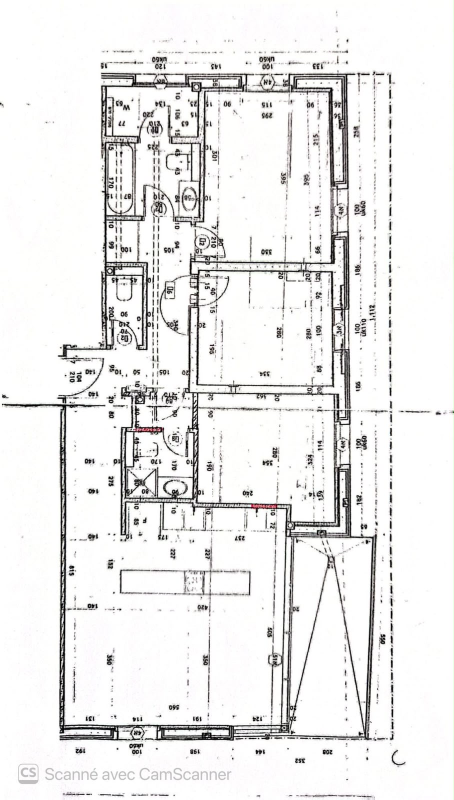
#> input picture s2rv9/samples/original_scan.jpeg, 908 x 1600 px (shown at 1/2 size)
$ python lines.py samples/original_scan.jpeg samples/original_scan.jpeg
#> lines starting #> are read from the running program, lines starting #| are printed output that depends on the picture; after the words box and inside, x2 and y2 are one past the last pixel; in counts of white or black regions, pixels touching at a corner belong together
"""S2Rv9 step 1: find thin straight horizontal and vertical lines in a scan.

In a scanned plan a wall is two thin black lines with light grey between
them (see DRAWING_RULES.md), so walls are found by first finding lines and
then pairing them. This module does the first half.

numpy + pillow only: the Windows Python on the Revit machine has no OpenCV.
"""
import sys

import numpy as np
from PIL import Image, ImageDraw


def load_gray(path):
    img = Image.open(path)
    if img.mode in ("RGBA", "LA", "P"):
        img = img.convert("RGBA")
        white = Image.new("RGBA", img.size, (255, 255, 255, 255))
        img = Image.alpha_composite(white, img)
    return np.asarray(img.convert("L"), dtype=np.uint8)


def estimate_skew(gray, ink=160, max_deg=2.0, step=0.05):
    """Rotation (degrees) that makes the plan's lines most axis-aligned.

    A phone scan is rarely perfectly square. For each candidate angle the
    ink is rotated and projected onto rows and columns; straight lines give
    sharp spikes, so the angle with the highest projection variance wins.
    Done on a half-size image for speed.
    """
    small = Image.fromarray(((gray < ink) * 255).astype(np.uint8))
    small = small.resize((small.width // 2, small.height // 2))
    best, best_score = 0.0, -1.0
    for deg in np.arange(-max_deg, max_deg + step / 2, step):
        rot = np.asarray(small.rotate(deg, resample=Image.BILINEAR, fillcolor=0), dtype=np.float32)
        score = rot.sum(axis=1).var() + rot.sum(axis=0).var()
        if score > best_score:
            best, best_score = float(deg), score
    return round(best, 3)


def deskew(gray, deg):
    if abs(deg) < 1e-6:
        return gray
    img = Image.fromarray(gray).rotate(deg, resample=Image.BICUBIC, fillcolor=255)
    return np.asarray(img, dtype=np.uint8)


def _row_runs(dark_row, min_len, max_gap):
    """(start, end) of dark runs in one row, bridging gaps up to max_gap."""
    idx = np.flatnonzero(dark_row)
    if idx.size == 0:
        return []
    breaks = np.flatnonzero(np.diff(idx) > max_gap + 1)
    starts = np.concatenate(([idx[0]], idx[breaks + 1]))
    ends = np.concatenate((idx[breaks], [idx[-1]]))
    keep = (ends - starts + 1) >= min_len
    return list(zip(starts[keep].tolist(), ends[keep].tolist()))


def _stack_runs(runs_by_row, max_row_gap=1, min_overlap=0.6):
    """Join runs in neighbouring rows into lines with a stroke thickness.

    A scanned stroke is 2-3 px thick, so the same line shows up as a run in
    several consecutive rows. Runs join when their rows are adjacent and they
    overlap along the line by min_overlap of the shorter one.
    """
    open_lines = []   # each: [row0, row1, a0, a1]
    done = []
    for row in sorted(runs_by_row):
        still_open = []
        used = set()
        for ln in open_lines:
            if row - ln[1] > max_row_gap + 1:
                done.append(ln)
                continue
            matched = False
            for k, (a, b) in enumerate(runs_by_row[row]):
                if k in used:
                    continue
                ov = min(b, ln[3]) - max(a, ln[2])
                if ov >= min_overlap * min(b - a, ln[3] - ln[2]):
                    ln[1] = row
                    ln[2] = min(ln[2], a)
                    ln[3] = max(ln[3], b)
                    used.add(k)
                    matched = True
                    break
            still_open.append(ln)
        for k, (a, b) in enumerate(runs_by_row[row]):
            if k not in used:
                still_open.append([row, row, a, b])
        open_lines = still_open
    return done + open_lines


def ridge_mask(gray, across_axis, reach=3, contrast=25, ink=200):
    """Pixels darker than their surroundings on both sides, across a line.

    A wall's edge line has paper on one side and grey fill on the other, and
    is darker than both. The fill between the two edge lines is not darker
    than its neighbours - they are the black edge lines - so it drops out.
    That holds whether the scan made the fill light or nearly black, which a
    plain "dark = ink" threshold does not.

    across_axis=0 compares pixels above and below (finds horizontal lines);
    across_axis=1 compares left and right (finds vertical lines).
    """
    g = gray.astype(np.int16)
    pad = np.pad(g, reach, mode="edge")
    h, w = g.shape
    if across_axis == 0:
        before = pad[0:h, reach:reach + w]
        after = pad[2 * reach:2 * reach + h, reach:reach + w]
    else:
        before = pad[reach:reach + h, 0:w]
        after = pad[reach:reach + h, 2 * reach:2 * reach + w]
    return (g < ink) & (g <= np.minimum(before, after) - contrast)


def find_lines(gray, min_len=20, max_gap=2, max_stroke=20, solid_ink=100):
    """Horizontal and vertical lines as dicts, each with a stroke width in px.

    Two kinds of ink count:
      - ridges: a pen line darker than both sides (see ridge_mask) - the
        thin double lines of interior walls;
      - solid dark stripes (< solid_ink): several lines packed so tight they
        print as one band, e.g. an exterior wall's structure line with its
        cladding lines against it. Inside such a stripe nothing is darker
        than its neighbours, so ridge_mask alone loses the whole facade.

    min_len:    shorter runs are text, ticks or noise.
    max_gap:    scan dropouts bridged along a line.
    max_stroke: wider than this is a filled area (a room hatch, a logo).
    """
    out = []
    solid = gray < solid_ink
    for axis, grid in (("h", ridge_mask(gray, 0) | solid), ("v", (ridge_mask(gray, 1) | solid).T)):
        runs = {}
        for r in range(grid.shape[0]):
            rr = _row_runs(grid[r], min_len, max_gap)
            if rr:
                runs[r] = rr
        for r0, r1, a0, a1 in _stack_runs(runs):
            stroke = r1 - r0 + 1
            if stroke > max_stroke:
                continue
            pos = (r0 + r1) / 2.0
            out.append({"axis": axis, "pos": pos, "a0": a0, "a1": a1,
                        "len": a1 - a0 + 1, "stroke": stroke})
    return out


def join_collinear(lines, pos_tol=2.0, max_gap=8, min_len=30):
    """Join pieces of the same line that the scan broke apart.

    Pieces on the same axis whose positions differ by at most pos_tol px and
    whose ends are at most max_gap px apart become one line. Whatever is
    still shorter than min_len afterwards is text, ticks or noise.
    """
    out = []
    for axis in ("h", "v"):
        group = sorted((l for l in lines if l["axis"] == axis), key=lambda l: l["pos"])
        # bucket by position, then sweep each bucket along the line
        buckets = []
        for ln in group:
            if buckets and ln["pos"] - buckets[-1][-1]["pos"] <= pos_tol:
                buckets[-1].append(ln)
            else:
                buckets.append([ln])
        for bucket in buckets:
            bucket.sort(key=lambda l: l["a0"])

            def close(cur, members, inked):
                cur["pos"] = sum(members) / len(members)
                cur["len"] = cur["a1"] - cur["a0"] + 1
                cur["solid"] = min(1.0, inked / float(cur["len"]))
                out.append(cur)

            cur = dict(bucket[0])
            members = [cur["pos"]]
            inked = cur["len"]
            for ln in bucket[1:]:
                if ln["a0"] - cur["a1"] <= max_gap:
                    inked += max(0, ln["a1"] - max(ln["a0"], cur["a1"] + 1) + 1)
                    cur["a1"] = max(cur["a1"], ln["a1"])
                    cur["stroke"] = max(cur["stroke"], ln["stroke"])
                    members.append(ln["pos"])
                else:
                    close(cur, members, inked)
                    cur = dict(ln)
                    members = [cur["pos"]]
                    inked = cur["len"]
            close(cur, members, inked)
    return [l for l in out if l["len"] >= min_len]


def pen_darkness(gray, ln, reach=3, step=3):
    """How black the pen is along a line: median of its 2 darkest pixels across.

    Walls are drawn with a heavy black pen (8-74 on the sample scan);
    dimension lines and furniture with a lighter one (107-164).
    """
    p = int(round(ln["pos"]))
    h, w = gray.shape
    vals = []
    for a in range(int(ln["a0"]), int(ln["a1"]) + 1, step):
        if ln["axis"] == "h":
            prof = gray[max(0, p - reach):p + reach + 1, min(a, w - 1)]
        else:
            prof = gray[min(a, h - 1), max(0, p - reach):p + reach + 1]
        if prof.size >= 2:
            vals.append(np.sort(prof)[:2].mean())
    return float(np.median(vals)) if vals else 255.0


def wall_pen_lines(gray, lines, max_darkness=90.0):
    """Keep only lines drawn with a wall's heavy pen."""
    kept = []
    for ln in lines:
        ln["pen"] = pen_darkness(gray, ln)
        if ln["pen"] <= max_darkness:
            kept.append(ln)
    return kept


def draw_lines(gray, lines, out_png):
    img = Image.fromarray(gray).convert("RGB")
    img = Image.eval(img, lambda v: int(v * 0.45 + 140))
    d = ImageDraw.Draw(img)
    for ln in lines:
        c = (220, 40, 40) if ln["axis"] == "h" else (20, 90, 200)
        if ln["axis"] == "h":
            d.line([(ln["a0"], ln["pos"]), (ln["a1"], ln["pos"])], fill=c, width=2)
        else:
            d.line([(ln["pos"], ln["a0"]), (ln["pos"], ln["a1"])], fill=c, width=2)
    img.save(out_png)


def main(path, out_png):
    gray = load_gray(path)
#> in load_gray, img is the input picture: PIL image 908x1600 RGB; mean R, G, B 235.7, 235.2, 234.6
    skew = estimate_skew(gray)
#> in estimate_skew, `small = Image.fromarray(((gray < ink) * 255).astype(np.uint8))`:
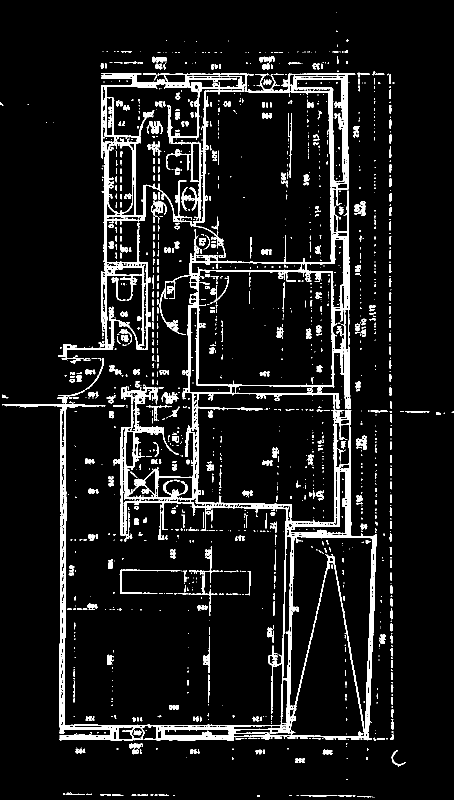
#> small: PIL image 908x1600 L (shown at 1/2 size); 8.2% white; 1560 white regions (1036 under 20 px), largest, box (x1, y1, x2, y2) and area: (4, 146, 754, 1481) 79640, (242, 769, 315, 809) 1148, (319, 556, 372, 670) 687
#> the loop in estimate_skew, `for deg in np.arange(-max_deg, max_deg + step / 2, step):` made 81 passes
#> (score, best, best_score) on passes 1 to 12: (230168752, -2, 230168752), (231474432, -1.95, 231474432), (232955328, -1.9, 232955328), (234655904, -1.85, 234655904), (236717184, -1.8, 236717184), (239058848, -1.75, 239058848), (241647936, -1.7, 241647936), (244523120, -1.65, 244523120), (247606176, -1.6, 247606176), (250980976, -1.55, 250980976), (254525488, -1.5, 254525488), (258151424, -1.45, 258151424)
#> score on passes 38, 39, 42, 43, 44, 45: 347885568, 348215200, 345783104, 337186496, 331858816, 329129984
#> pass 1, in estimate_skew, `rot = np.asarray(small.rotate(deg, resample=Image.BILINEAR, fillcolor=..`:
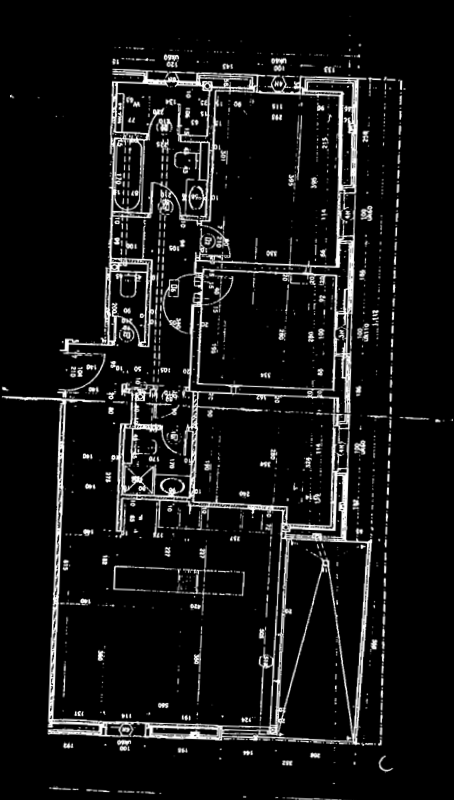
#> rot: shape (800, 454) float32; min 0, max 255, mean 21.2
#> after the loop in estimate_skew, `for deg in np.arange(-max_deg, max_deg + step / 2, step):`: best = 1.78e-15; best_score = 360231840
#> skew = 0
    gray = deskew(gray, skew)
    print("scan rotation corrected: {:+.2f} degrees".format(skew))
#| scan rotation corrected: +0.00 degrees
    raw = find_lines(gray)
#> in find_lines, `solid = gray < solid_ink`:
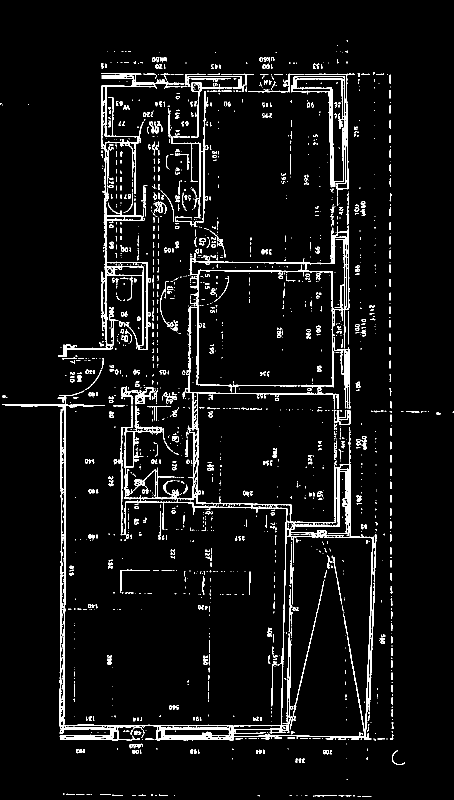
#> solid: shape (1600, 908) bool (shown at 1/2 size); 5.3% white in thin lines or dots
#> in ridge_mask, `pad = np.pad(g, reach, mode="edge")`:
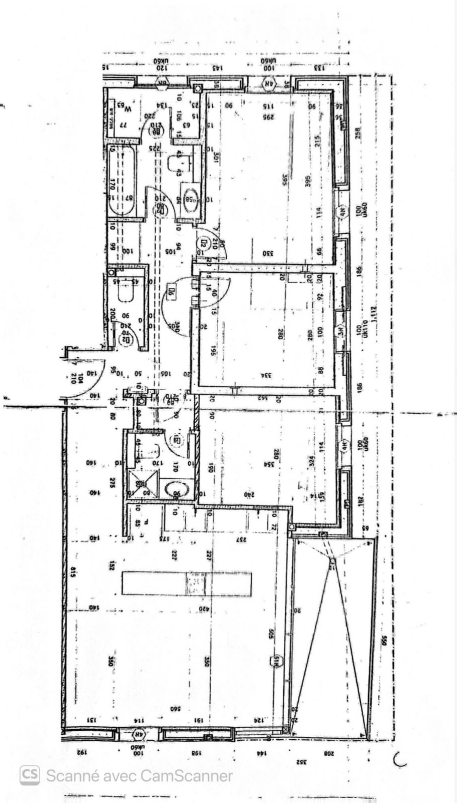
#> pad: shape (1606, 914) int16 (shown at 1/2 size); min 0, max 255, mean 235.5
#> in ridge_mask, `h, w = g.shape`: h = 1600; w = 908
#> in ridge_mask, `after = pad[2 * reach:2 * reach + h, reach:reach + w]`:
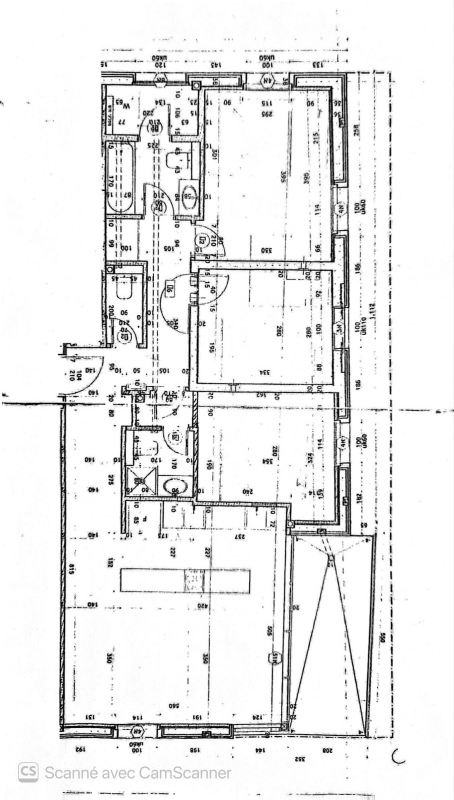
#> after: shape (1600, 908) int16 (shown at 1/2 size); min 0, max 255, mean 235.3
#> the loop in find_lines, `for axis, grid in (("h", ridge_mask(gray, 0) | solid), ("v", (ridge_ma..` made 2 passes
#> axis on pass 1: 'h'
#> axis on pass 2: 'v'
    lines = join_collinear(raw)
    print("raw pieces: {}  ->  joined lines: {}".format(len(raw), len(lines)))
#| raw pieces: 513  ->  joined lines: 198
    draw_lines(gray, lines, out_png)
#> in draw_lines, `img = Image.eval(img, lambda v: int(v * 0.45 + 140))`:
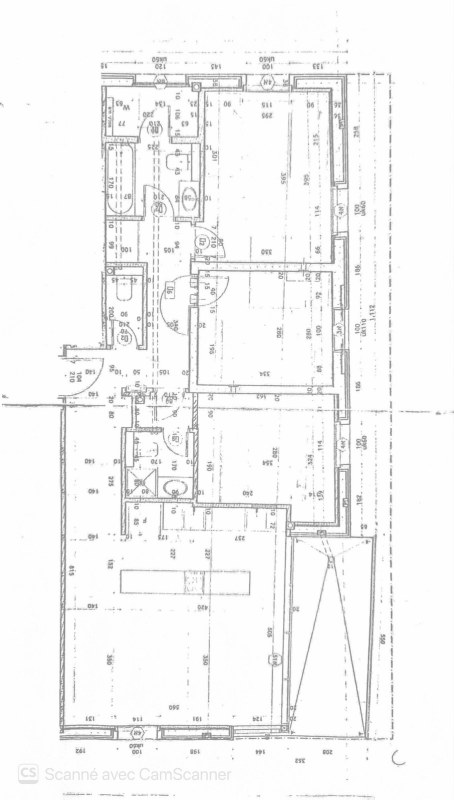
#> img: PIL image 908x1600 RGB (shown at 1/2 size); min 140, max 254, mean 245.3
#> in draw_lines, `img.save(out_png)`:
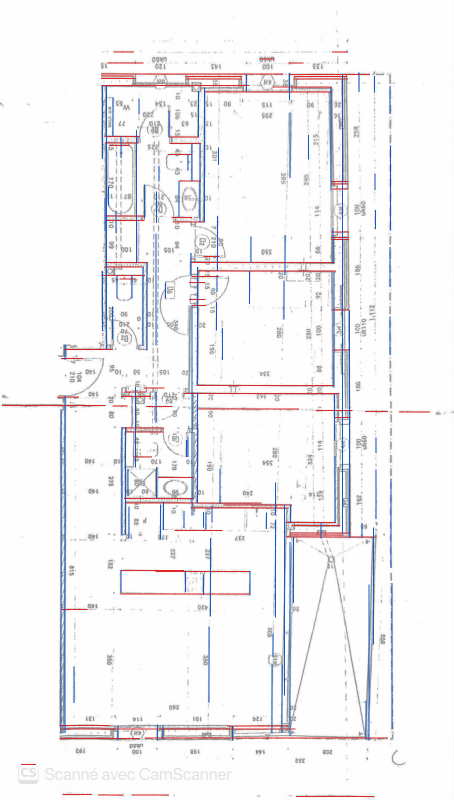
#> saved as original_scan.jpeg: PIL image 908x1600 RGB (shown at 1/2 size); mean R, G, B 242.5, 241.5, 243.6
    h = [l for l in lines if l["axis"] == "h"]
    v = [l for l in lines if l["axis"] == "v"]
    print("lines: {}  (horizontal {}, vertical {})".format(len(lines), len(h), len(v)))
#| lines: 198  (horizontal 90, vertical 108)
    lens = sorted(l["len"] for l in lines)
    print("length px: min {} median {} max {}".format(lens[0], lens[len(lens) // 2], lens[-1]))
#| length px: min 30 median 70 max 920


if __name__ == "__main__":
    main(sys.argv[1], sys.argv[2])
